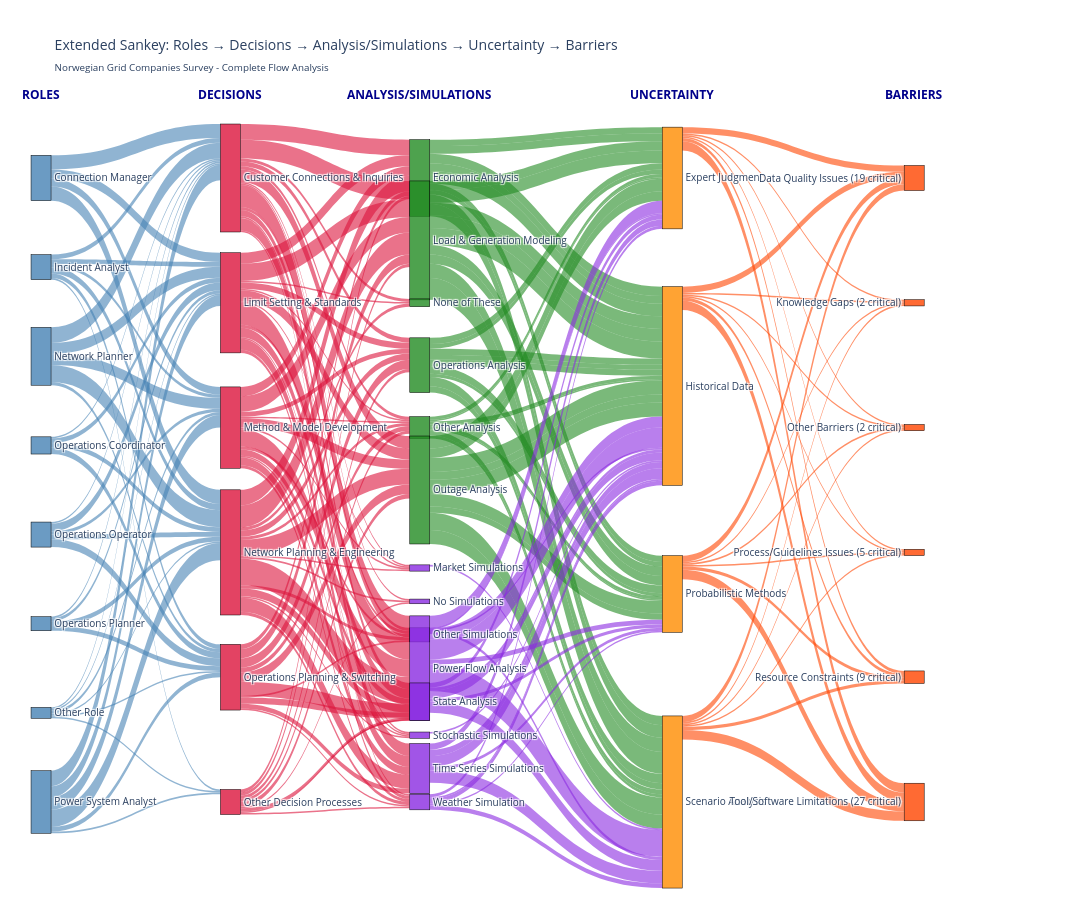

Notebook code cell kept with this figure:
### Code cell
# Create extended flow data with barriers
extended_flow_data = create_extended_flow_data_with_barriers(
    df_enhanced, ROLE_MAPPINGS, DECISION_MAPPINGS, ANALYSIS_MAPPINGS, 
    SIMULATION_MAPPINGS, UNCERTAINTY_GROUP_MAP, BARRIERS_MAPPINGS
)

# Create and display extended Sankey
extended_nodes, extended_colors, extended_positions = create_extended_node_structure(extended_flow_data)
extended_sankey_fig = build_extended_sankey_with_barriers(
    extended_nodes, extended_flow_data, extended_colors, extended_positions
)
extended_sankey_fig.show()

print("✅ Extended Sankey diagram with barriers rendered")
print(f"✅ Created {len(extended_flow_data)} flows maintaining questionnaire logic")

### Figure 1 — Plotly figure (JSON) as saved in the notebook; plotly's stock layout.template omitted (floating-point values rounded to 4 significant figures; data arrays with more than 128 entries replaced by an {"elided": "..."} marker saying what was removed)
{"data": [{"link": {"color": {"elided": "205 str values"}, "source": {"elided": "205 int values"}, "target": {"elided": "205 int values"}, "value": {"elided": "205 int values"}}, "node": {"color": ["rgba(70, 130, 180, 0.8)", "rgba(70, 130, 180, 0.8)", "rgba(70, 130, 180, 0.8)", "rgba(70, 130, 180, 0.8)", "rgba(70, 130, 180, 0.8)", "rgba(70, 130, 180, 0.8)", "rgba(70, 130, 180, 0.8)", "rgba(70, 130, 180, 0.8)", "rgba(220, 20, 60, 0.8)", "rgba(220, 20, 60, 0.8)", "rgba(220, 20, 60, 0.8)", "rgba(220, 20, 60, 0.8)", "rgba(220, 20, 60, 0.8)", "rgba(220, 20, 60, 0.8)", "rgba(34, 139, 34, 0.8)", "rgba(34, 139, 34, 0.8)", "rgba(34, 139, 34, 0.8)", "rgba(34, 139, 34, 0.8)", "rgba(34, 139, 34, 0.8)", "rgba(34, 139, 34, 0.8)", "rgba(138, 43, 226, 0.8)", "rgba(138, 43, 226, 0.8)", "rgba(138, 43, 226, 0.8)", "rgba(138, 43, 226, 0.8)", "rgba(138, 43, 226, 0.8)", "rgba(138, 43, 226, 0.8)", "rgba(138, 43, 226, 0.8)", "rgba(138, 43, 226, 0.8)", "rgba(255, 140, 0, 0.8)", "rgba(255, 140, 0, 0.8)", "rgba(255, 140, 0, 0.8)", "rgba(255, 140, 0, 0.8)", "rgba(255, 69, 0, 0.8)", "rgba(255, 69, 0, 0.8)", "rgba(255, 69, 0, 0.8)", "rgba(255, 69, 0, 0.8)", "rgba(255, 69, 0, 0.8)", "rgba(255, 69, 0, 0.8)"], "label": ["Connection Manager", "Incident Analyst", "Network Planner", "Operations Coordinator", "Operations Operator", "Operations Planner", "Other Role", "Power System Analyst", "Customer Connections & Inquiries", "Limit Setting & Standards", "Method & Model Development", "Network Planning & Engineering", "Operations Planning & Switching", "Other Decision Processes", "Economic Analysis", "Load & Generation Modeling", "None of These", "Operations Analysis", "Other Analysis", "Outage Analysis", "Market Simulations", "No Simulations", "Other Simulations", "Power Flow Analysis", "State Analysis", "Stochastic Simulations", "Time Series Simulations", "Weather Simulation", "Expert Judgment", "Historical Data", "Probabilistic Methods", "Scenario Analysis", "Data Quality Issues (19 critical)", "Knowledge Gaps (2 critical)", "Other Barriers (2 critical)", "Process/Guidelines Issues (5 critical)", "Resource Constraints (9 critical)", "Tool/Software Limitations (27 critical)"], "line": {"color": "black", "width": 0.5}, "pad": 15, "thickness": 20, "x": [0.02, 0.02, 0.02, 0.02, 0.02, 0.02, 0.02, 0.02, 0.2, 0.2, 0.2, 0.2, 0.2, 0.2, 0.38, 0.38, 0.38, 0.38, 0.38, 0.38, 0.38, 0.38, 0.38, 0.38, 0.38, 0.38, 0.38, 0.38, 0.62, 0.62, 0.62, 0.62, 0.85, 0.85, 0.85, 0.85, 0.85, 0.85], "y": [0.1, 0.2143, 0.3286, 0.4429, 0.5571, 0.6714, 0.7857, 0.9, 0.1, 0.26, 0.42, 0.58, 0.74, 0.9, 0.1, 0.18, 0.26, 0.34, 0.42, 0.5, 0.6, 0.6429, 0.6857, 0.7286, 0.7714, 0.8143, 0.8571, 0.9, 0.1, 0.3667, 0.6333, 0.9, 0.1, 0.26, 0.42, 0.58, 0.74, 0.9]}, "type": "sankey"}], "layout": {"annotations": [{"font": {"color": "darkblue", "size": 12}, "showarrow": false, "text": "<b>ROLES</b>", "x": 0.02, "xanchor": "center", "y": 1.02}, {"font": {"color": "darkblue", "size": 12}, "showarrow": false, "text": "<b>DECISIONS</b>", "x": 0.2, "xanchor": "center", "y": 1.02}, {"font": {"color": "darkblue", "size": 12}, "showarrow": false, "text": "<b>ANALYSIS/SIMULATIONS</b>", "x": 0.38, "xanchor": "center", "y": 1.02}, {"font": {"color": "darkblue", "size": 12}, "showarrow": false, "text": "<b>UNCERTAINTY</b>", "x": 0.62, "xanchor": "center", "y": 1.02}, {"font": {"color": "darkblue", "size": 12}, "showarrow": false, "text": "<b>BARRIERS</b>", "x": 0.85, "xanchor": "center", "y": 1.02}], "font": {"size": 10}, "height": 900, "margin": {"b": 20, "l": 20, "r": 20, "t": 100}, "title": {"text": "Extended Sankey: Roles → Decisions → Analysis/Simulations → Uncertainty → Barriers<br><sub>Norwegian Grid Companies Survey - Complete Flow Analysis</sub>"}, "width": 1400}}
